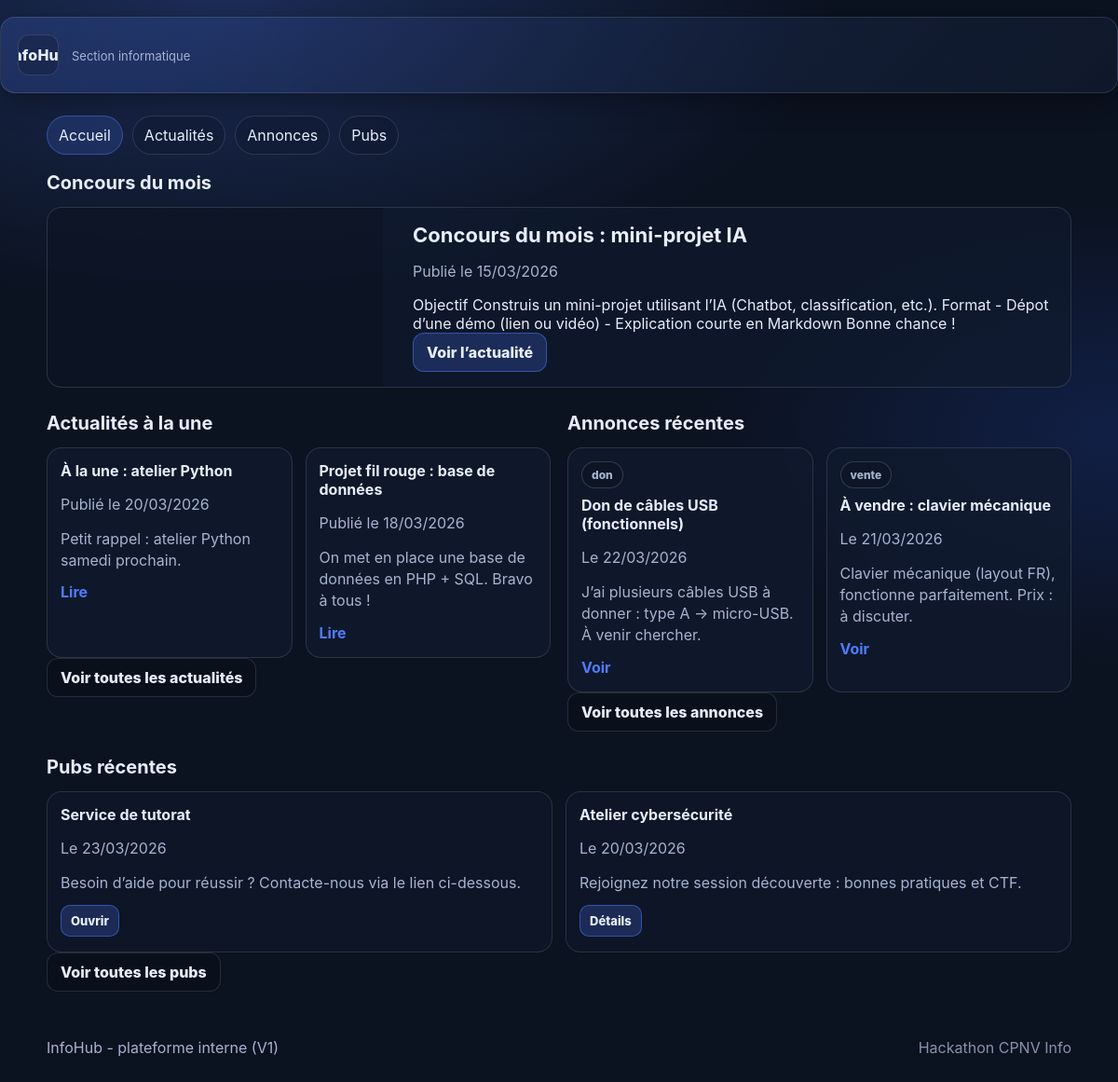
The page / on the database its author committed.
### tables this page shows
CREATE TABLE IF NOT EXISTS news (
  id INT AUTO_INCREMENT PRIMARY KEY,
  title VARCHAR(255) NOT NULL,
  content TEXT NOT NULL,
  image_path VARCHAR(255) NULL,
  is_featured TINYINT(1) NOT NULL DEFAULT 0,
  contest_month CHAR(7) NULL,  
  published_at DATETIME NOT NULL DEFAULT CURRENT_TIMESTAMP
);

CREATE TABLE IF NOT EXISTS announcements (
  id INT AUTO_INCREMENT PRIMARY KEY,
  title VARCHAR(255) NOT NULL,
  content TEXT NOT NULL,
  image_path VARCHAR(255) NULL,
  category_slug VARCHAR(50) NOT NULL,  
  is_featured TINYINT(1) NOT NULL DEFAULT 0,
  posted_at DATETIME NOT NULL DEFAULT CURRENT_TIMESTAMP,
  CONSTRAINT chk_ann_category CHECK (category_slug IN ('vente','don','covoiturage','aide','petits_boulots','autres'))
);

CREATE TABLE IF NOT EXISTS ads (
  id INT AUTO_INCREMENT PRIMARY KEY,
  title VARCHAR(255) NOT NULL,
  content TEXT NOT NULL,
  image_path VARCHAR(255) NULL,
  link_url VARCHAR(500) NULL,
  posted_at DATETIME NOT NULL DEFAULT CURRENT_TIMESTAMP
);

### lib/db.php (called while the page is built, shortened)
<?php
function db(): PDO
{
  static $pdo = null;
  if ($pdo instanceof PDO) {
    return $pdo;
  }
  $dsn = sprintf(
    'mysql:host=%s;port=%d;dbname=%s;charset=utf8mb4',
    DB_HOST,
    DB_PORT,
    DB_NAME
  );
  $pdo = new PDO($dsn, DB_USER, DB_PASS, [
    PDO::ATTR_ERRMODE => PDO::ERRMODE_EXCEPTION,
    PDO::ATTR_DEFAULT_FETCH_MODE => PDO::FETCH_ASSOC,
  ]);
  return $pdo;
}

### lib/repositories.php (called while the page is built, shortened)
<?php
require_once __DIR__ . '/db.php';
require_once __DIR__ . '/markdown.php';
function getContestOfMonth(string $yyyyMm): ?array
{
  $sql = "SELECT * FROM news WHERE contest_month = :month ORDER BY published_at DESC LIMIT 1";
  $stmt = db()->prepare($sql);
  $stmt->execute(['month' => $yyyyMm]);
  $row = $stmt->fetch();
  if ($row) {
    return $row;
  }
  $sql = "SELECT * FROM news WHERE contest_month IS NOT NULL ORDER BY published_at DESC LIMIT 1";
  $stmt = db()->query($sql);
  $row = $stmt->fetch();
  return $row ?: null;
}
function getLatestFeaturedNews(int $limit): array
{
  $pdo = db();
  $featuredStmt = $pdo->prepare(
    "SELECT * FROM news WHERE is_featured = 1 ORDER BY published_at DESC LIMIT :lim"
  );
  $featuredStmt->bindValue(':lim', $limit, PDO::PARAM_INT);
  $featuredStmt->execute();
  $featured = $featuredStmt->fetchAll();
  if (count($featured) >= $limit) {
    return $featured;
  }
  $excludedIds = array_filter(array_map(static fn ($r) => (int)$r['id'], $featured));
  $remaining = $limit - count($featured);
  $in = implode(',', array_fill(0, count($excludedIds), '?'));
  $fallbackStmt = $pdo->prepare(
    "SELECT * FROM news WHERE id NOT IN ($in) ORDER BY published_at DESC LIMIT :lim"
  );
  $fallbackStmt->bindValue(':lim', $remaining, PDO::PARAM_INT);
  $fallbackStmt->execute();
  return array_merge($featured, $fallbackStmt->fetchAll());
}
function getLatestFeaturedAnnouncements(int $limit): array
{
  $pdo = db();
  $featuredStmt = $pdo->prepare(
    "SELECT * FROM announcements WHERE is_featured = 1 ORDER BY posted_at DESC LIMIT :lim"
  );
  $featuredStmt->bindValue(':lim', $limit, PDO::PARAM_INT);
  $featuredStmt->execute();
  $featured = $featuredStmt->fetchAll();
  if (count($featured) >= $limit) {
    return $featured;
  }
  $excludedIds = array_filter(array_map(static fn ($r) => (int)$r['id'], $featured));
  $remaining = $limit - count($featured);
  $in = implode(',', array_fill(0, count($excludedIds), '?'));
  $fallbackStmt = $pdo->prepare(
    "SELECT * FROM announcements WHERE id NOT IN ($in) ORDER BY posted_at DESC LIMIT :lim"
  );
  $fallbackStmt->bindValue(':lim', $remaining, PDO::PARAM_INT);
  $fallbackStmt->execute();
  return array_merge($featured, $fallbackStmt->fetchAll());
}
function getLatestAds(int $limit): array
{
  $stmt = db()->prepare("SELECT * FROM ads ORDER BY posted_at DESC LIMIT :lim");
  $stmt->bindValue(':lim', $limit, PDO::PARAM_INT);
  $stmt->execute();
  return $stmt->fetchAll();
}

### pages/home.php (the view, shortened to what this page needs)
<?php
require_once __DIR__ . '/../lib/repositories.php';
?>
<?php require __DIR__ . '/../templates/header.php'; ?>
<?php
$currentMonth = date('Y-m');
$contest = getContestOfMonth($currentMonth);
$news = getLatestFeaturedNews(2);
$announcements = getLatestFeaturedAnnouncements(2);
$ads = getLatestAds(2);
?>
<section class="section">
  <h1 class="section-title">Concours du mois</h1>
  <?php if ($contest): ?>
    <article class="featured-card">
      <div class="featured-media">
      </div>
      <div class="featured-body">
        <h2 class="featured-title"><?= h($contest['title']) ?></h2>
        <p class="muted">
          Publié le <?= h(date_format(new DateTime($contest['published_at']), 'd/m/Y')) ?>
        </p>
        <div class="rich">
          <?= render_markdown(markdown_snippet((string)$contest['content'], 260)) ?>
        </div>
        <a class="btn btn-primary" href="index.php?route=news_detail&id=<?= (int)$contest['id'] ?>">Voir l’actualité</a>
      </div>
    </article>
  <?php endif; ?>
</section>
<section class="section grid-two">
  <div>
    <h1 class="section-title">Actualités à la une</h1>
    <div class="cards">
      <?php foreach ($news as $n): ?>
        <article class="card">
          <div class="card-body">
            <h3 class="card-title"><?= h($n['title']) ?></h3>
            <p class="muted">Publié le <?= h(date_format(new DateTime($n['published_at']), 'd/m/Y')) ?></p>
            <p class="card-text"><?= h(markdown_snippet((string)$n['content'], 140)) ?></p>
            <a class="link" href="index.php?route=news_detail&id=<?= (int)$n['id'] ?>">Lire</a>
          </div>
        </article>
      <?php endforeach; ?>
    </div>
    <a class="btn" href="index.php?route=news">Voir toutes les actualités</a>
  </div>
  <div>
    <h1 class="section-title">Annonces récentes</h1>
    <div class="cards">
      <?php foreach ($announcements as $a): ?>
        <article class="card">
          <div class="card-body">
            <div class="pill"><?= h($a['category_slug']) ?></div>
            <h3 class="card-title"><?= h($a['title']) ?></h3>
            <p class="muted">Le <?= h(date_format(new DateTime($a['posted_at']), 'd/m/Y')) ?></p>
            <p class="card-text"><?= h(markdown_snippet((string)$a['content'], 140)) ?></p>
            <a class="link" href="index.php?route=announcement_detail&id=<?= (int)$a['id'] ?>">Voir</a>
          </div>
        </article>
      <?php endforeach; ?>
    </div>
    <a class="btn" href="index.php?route=announcements">Voir toutes les annonces</a>
  </div>
</section>
<section class="section">
  <h1 class="section-title">Pubs récentes</h1>
  <div class="cards cards-ads">
    <?php foreach ($ads as $ad): ?>
      <article class="card card-ad">
        <div class="card-body">
          <h3 class="card-title"><?= h($ad['title']) ?></h3>
          <p class="muted">Le <?= h(date_format(new DateTime($ad['posted_at']), 'd/m/Y')) ?></p>
          <p class="card-text"><?= h(markdown_snippet((string)$ad['content'], 160)) ?></p>
          <?php if (!empty($ad['link_url'])): ?>
            <a class="btn btn-primary btn-sm" href="<?= h($ad['link_url']) ?>" target="_blank" rel="noopener noreferrer">Ouvrir</a>
          <?php else: ?>
            <a class="btn btn-primary btn-sm" href="index.php?route=ad_detail&id=<?= (int)$ad['id'] ?>">Détails</a>
          <?php endif; ?>
        </div>
      </article>
    <?php endforeach; ?>
  </div>
  <a class="btn" href="index.php?route=ads">Voir toutes les pubs</a>
</section>
<?php require __DIR__ . '/../templates/footer.php'; ?>

### index.php (shortened to what this page needs)
<?php
require_once __DIR__ . '/lib/db.php';
require_once __DIR__ . '/lib/markdown.php';
require_once __DIR__ . '/lib/repositories.php';
function h(string $s): string
{
  return htmlspecialchars($s, ENT_QUOTES | ENT_SUBSTITUTE, 'UTF-8');
}
$route = $_GET['route'] ?? 'home';
try {
  switch ($route) {
    case 'home':
      require __DIR__ . '/pages/home.php';
      break;
  }
} catch (Throwable $e) {
  http_response_code(500);
  require __DIR__ . '/pages/server_error.php';
}

### templates/header.php (shortened to what this page needs)
<!doctype html>
<html lang="fr">
<head>
  <link rel="stylesheet" href="assets/styles.css">
</head>
<body>
  <header class="site-header">
    <div class="banner">
      <div class="banner-inner">
        <div class="brand">
          <div class="brand-logo" aria-label="Logo">
            <span class="brand-fallback"><?= htmlspecialchars(SITE_TITLE) ?></span>
          </div>
          <div class="brand-text">
            <div class="brand-subtitle">Section informatique</div>
          </div>
        </div>
      </div>
    </div>
  </header>
  <?php require __DIR__ . '/navbar.php'; ?>
  <main class="container">

### templates/navbar.php (shortened to what this page needs)
<?php
$current = $_GET['route'] ?? 'home';
?>
<nav class="navbar">
  <div class="container nav-inner">
    <a class="nav-link <?= $current === 'home' ? 'active' : '' ?>" href="index.php?route=home">Accueil</a>
    <a class="nav-link <?= $current === 'news' || $current === 'news_detail' ? 'active' : '' ?>" href="index.php?route=news">Actualités</a>
    <a class="nav-link <?= $current === 'announcements' || $current === 'announcement_detail' ? 'active' : '' ?>" href="index.php?route=announcements">Annonces</a>
    <a class="nav-link <?= $current === 'ads' || $current === 'ad_detail' ? 'active' : '' ?>" href="index.php?route=ads">Pubs</a>
  </div>
</nav>

### lib/markdown.php (shortened to what this page needs)
<?php
function render_markdown(string $markdown): string
{
  $markdown = str_replace(["\r\n", "\r"], "\n", $markdown);
  $escaped = htmlspecialchars($markdown, ENT_QUOTES | ENT_SUBSTITUTE, 'UTF-8');
  $lines = explode("\n", $escaped);
  $html = implode("\n", $lines);
  $html = preg_replace(
    '/\[(.+?)\]\((https?:\/\/[^\)]+)\)/',
    '<a href="$2" target="_blank" rel="noopener noreferrer">$1</a>',
    $html
  );
  $html = preg_replace('/`([^`]+)`/', '<code>$1</code>', $html);
  $html = preg_replace('/\*\*([^\*]+)\*\*/', '<strong>$1</strong>', $html);
  $html = preg_replace('/(^|[^*])\*([^*\n]+)\*/', '$1<em>$2</em>', $html);
  $segments = preg_split('/\n{2,}/', $html);
  $out = [];
  foreach ($segments as $seg) {
    $seg = str_replace("\n", "<br>\n", $seg);
    $out[] = $seg;
  }
  return implode("\n<br>\n", $out);
}
function markdown_snippet(string $markdown, int $maxChars = 200): string
{
  $text = str_replace(["\r\n", "\r"], "\n", $markdown);
  $text = preg_replace('/\[(.*?)\]\((https?:\/\/[^\)]+)\)/', '$1', (string)$text);
  $text = preg_replace('/\*\*([^*]+)\*\*/', '$1', (string)$text);
  $text = preg_replace('/\*([^*\n]+)\*/', '$1', (string)$text);
  $text = preg_replace('/`([^`]+)`/', '$1', (string)$text);
  $text = preg_replace('/^#{1,3}\s*/m', '', (string)$text);
  $text = preg_replace('/\s+/', ' ', trim((string)$text));
  if (mb_strlen($text) <= $maxChars) {
    return $text;
  }
  return mb_substr($text, 0, $maxChars - 1) . '…';
}

### templates/footer.php
  </main>
  <footer class="site-footer">
    <div class="container footer-inner">
      <div>InfoHub - plateforme interne (V1)</div>
      <div class="footer-muted">Hackathon CPNV Info</div>
    </div>
  </footer>
</body>
</html>

### assets/styles.css (style rules this page uses)
:root { --bg:#0b1220; --panel:#111b2e; --panel2:#0f172a; --text:#e6eefc; --muted:#a7b3d1; --primary:#4f7cff; --primary2:#2f5df2; --border:rgba(255,255,255,.12); --shadow: 0 10px 30px rgba(0,0,0,.35); --radius:16px; --radius-sm:12px; }
* { box-sizing:border-box; }
body { margin:0; background: radial-gradient(1200px 600px at 20% 0%, rgba(79,124,255,.25), transparent 55%), radial-gradient(900px 500px at 100% 40%, rgba(47,93,242,.18), transparent 50%), var(--bg); color:var(--text); font-family: -apple-system, BlinkMacSystemFont, "Segoe UI", Roboto, Arial, sans-serif; }
.container { width: min(1100px, calc(100% - 32px)); margin: 0 auto; }
.site-header { padding: 18px 0 10px; }
.banner { border:1px solid var(--border); border-radius: var(--radius); background: linear-gradient(135deg, rgba(79,124,255,.18), rgba(17,27,46,.75)); box-shadow: var(--shadow); }
.banner-inner { padding: 18px 18px; }
.brand { display:flex; align-items:center; gap:14px; }
.brand-logo { width: 44px; height:44px; border-radius: 12px; border:1px solid var(--border); background: rgba(0,0,0,.18); display:flex; align-items:center; justify-content:center; overflow:hidden; }
.brand-fallback { font-weight:800; letter-spacing:.2px; }
.brand-subtitle { color:var(--muted); font-size: 13px; margin-top: 2px; }
.navbar { margin: 14px 0 18px; }
.nav-inner { display:flex; gap:10px; flex-wrap:wrap; }
.nav-link { text-decoration:none; padding: 10px 12px; border:1px solid var(--border); border-radius: 999px; color: var(--text); background: rgba(0,0,0,.10); }
.nav-link.active { background: rgba(79,124,255,.18); border-color: rgba(79,124,255,.45); }
.section { margin: 18px 0 26px; }
.section-title { margin:0 0 14px; font-size: 20px; }
.grid-two { display:grid; grid-template-columns: repeat(2, minmax(0, 1fr)); gap: 18px; }
.cards { display:grid; grid-template-columns: repeat(2, minmax(0, 1fr)); gap: 14px; }
.cards-ads { grid-template-columns: repeat(2, minmax(0, 1fr)); }
.card { border: 1px solid var(--border); border-radius: var(--radius); background: rgba(17,27,46,.72); overflow:hidden; }
.card-ad { background: rgba(15,23,42,.72); }
.card-body { padding: 14px 14px 16px; }
.card-title { margin:0 0 6px; font-size: 16px; }
.card-text { margin: 0 0 12px; color: var(--muted); line-height:1.45; }
.muted { color: var(--muted); }
.link { color: var(--primary); text-decoration:none; font-weight:700; }
.btn { display:inline-block; text-decoration:none; color: var(--text); border: 1px solid var(--border); background: rgba(0,0,0,.10); padding: 10px 14px; border-radius: 12px; font-weight: 800; }
.btn-primary { background: rgba(79,124,255,.22); border-color: rgba(79,124,255,.5); }
.btn-sm { padding: 8px 10px; border-radius: 10px; font-weight: 800; font-size: 13px; }
.pill { display:inline-flex; padding: 6px 10px; border-radius: 999px; border: 1px solid rgba(255,255,255,.16); color: var(--muted); background: rgba(0,0,0,.12); font-weight: 800; font-size: 12px; margin-bottom: 8px; }
.featured-card { display:grid; grid-template-columns: 360px 1fr; gap: 16px; border: 1px solid var(--border); border-radius: var(--radius); background: rgba(17,27,46,.7); overflow:hidden; }
.featured-media { background: rgba(0,0,0,.15); padding: 12px; }
.featured-body { padding: 16px 16px; }
.featured-title { margin:0 0 8px; font-size: 22px; }
.site-footer { padding: 24px 0 30px; color: var(--muted); }
.footer-inner { display:flex; justify-content: space-between; gap: 10px; flex-wrap:wrap; }
.footer-muted { color: rgba(167,179,209,.8); }

### rows shown on the page
news: title "Concours du mois : mini-projet IA", published_at "15/03/2026", content "Objectif Construis un mini-projet utilisant l’IA (Chatbot, classification, etc.). Format - Dépot d’une démo (lien ou vidéo) - Explication courte en Markdown Bonne chance !"
news: title "À la une : atelier Python", published_at "20/03/2026", content "Petit rappel : atelier Python samedi prochain."
news: title "Projet fil rouge : base de données", published_at "18/03/2026", content "On met en place une base de données en PHP + SQL. Bravo à tous !"
announcements: category_slug "don", title "Don de câbles USB (fonctionnels)", posted_at "22/03/2026", content "J’ai plusieurs câbles USB à donner : type A -> micro-USB. À venir chercher."
announcements: category_slug "vente", title "À vendre : clavier mécanique", posted_at "21/03/2026", content "Clavier mécanique (layout FR), fonctionne parfaitement. Prix : à discuter."
ads: title "Service de tutorat", posted_at "23/03/2026", content "Besoin d’aide pour réussir ? Contacte-nous via le lien ci-dessous."
ads: title "Atelier cybersécurité", posted_at "20/03/2026", content "Rejoignez notre session découverte : bonnes pratiques et CTF."
